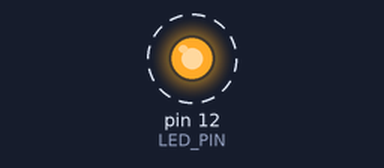
The sketch below on a simulated Arduino Uno, built with avr-gcc and run on an emulated ATmega328P. Parts: output pins drawn as LEDs (lit = HIGH). Dashed ring = blinking. What the sketch prints to the serial monitor is not drawn.

Above: at 0.2 s.
Timing chart, 0 to 3.0 s (numbered marks = the images above):
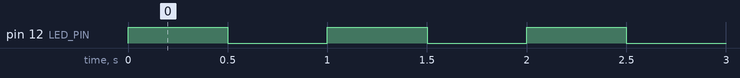

Measured:
- by itself, pin 12 (LED_PIN): alternates HIGH for 0.50 s and LOW for 0.50 s

The sketch:

arduino_01.ino
```cpp
#define LED_PIN 12    // Pin D12 kommer styra en lysdiod

//-----------------------------------------------------------
// initialisering
//-----------------------------------------------------------
void setup()
{
  Serial.begin(115200);        // dataöverföring till datorn

  pinMode(LED_PIN, OUTPUT);    // definierar LED_PIN som utgång
}

//-----------------------------------------------------------
// repeterande uppgifter
//-----------------------------------------------------------
void loop()
{
  digitalWrite(LED_PIN, HIGH); // sätter LED_PIN till +5 V

  delay(500);                  // väntar 500 ms

  digitalWrite(LED_PIN, LOW);  // sätter LED_PIN till 0 V

  delay(500);                  // väntar 500 ms

  Serial.println(millis());    // skickar den aktuella tiden i ms
}
```

arduino_01.cpp
```cpp
#include <Arduino.h>  // bara för PlatformIO!

#define LED_PIN 12    // Pin D12 kommer styra en lysdiod

//-----------------------------------------------------------
// initialisering
//-----------------------------------------------------------
void setup()
{
  Serial.begin(115200);        // dataöverföring till datorn

  pinMode(LED_PIN, OUTPUT);    // definierar LED_PIN som utgång
}

//-----------------------------------------------------------
// repeterande uppgifter
//-----------------------------------------------------------
void loop()
{
  digitalWrite(LED_PIN, HIGH); // sätter LED_PIN till +5 V

  delay(500);                  // väntar 500 ms

  digitalWrite(LED_PIN, LOW);  // sätter LED_PIN till 0 V

  delay(500);                  // väntar 500 ms

  Serial.println(millis());    // skickar den aktuella tiden i ms
}
```

arduino_02.cpp
```cpp
#include <Arduino.h>  // bara för PlatformIO

#define LED_PIN    12 // Pin D12 är en indikator
#define CHARGE_PIN  2 // Pin D2 kommer vara en spänningsskälla
#define VOLTMETER   7 // PIN A7 ska vara vår mätingång

uint32_t startTime;
uint32_t timeStep;
double   value;

//-----------------------------------------------------------
// initialisering
//-----------------------------------------------------------
void setup()
{
  Serial.begin(115200);
}

//-----------------------------------------------------------
// hjälpfunktion konverterar avläsning till spänning
//-----------------------------------------------------------
double voltage(uint8_t channel)
{
  return analogRead(channel) * (5.0/1023);
}

//-----------------------------------------------------------
// repeterande uppgifter
//-----------------------------------------------------------
void loop()
{

  digitalWrite(LED_PIN, HIGH); // slå på LEDn som indikator
  Serial.println("#***************************************");

  // ladda upp kondensatorn:

  pinMode(CHARGE_PIN, OUTPUT);    // slå på spänningskälla

  digitalWrite(CHARGE_PIN, HIGH); // välj 5V (=HIGH)

  while (voltage(VOLTMETER) < 4.8)
  {
    // vänta tills kondensatorn är laddad till +4.8 V
  }

  delay(100);                  // vänta 100 ms extra

  Serial.println("# time [s]   voltage [V]");

  digitalWrite(LED_PIN, LOW);  // slå av lysdioden

  // slå av spänningskällan
  pinMode(CHARGE_PIN, INPUT);
  digitalWrite(CHARGE_PIN, LOW);

  startTime = millis();        // kom ihåg starttiden

  do                           // mät urladdningen
  {
    timeStep = millis()-startTime;
    value = voltage(VOLTMETER);
    Serial.print(timeStep/1000.0, 3);
    Serial.print("   ");
    Serial.println(value, 3);
    delay(1);
  } while ((timeStep < 100000) && (value > 0));

  Serial.println("#***************************************");
  Serial.println("# Ready.  ny mätning om 10 sekunder");
  delay(10000);  // vänta i 10 sekunder
}
```
